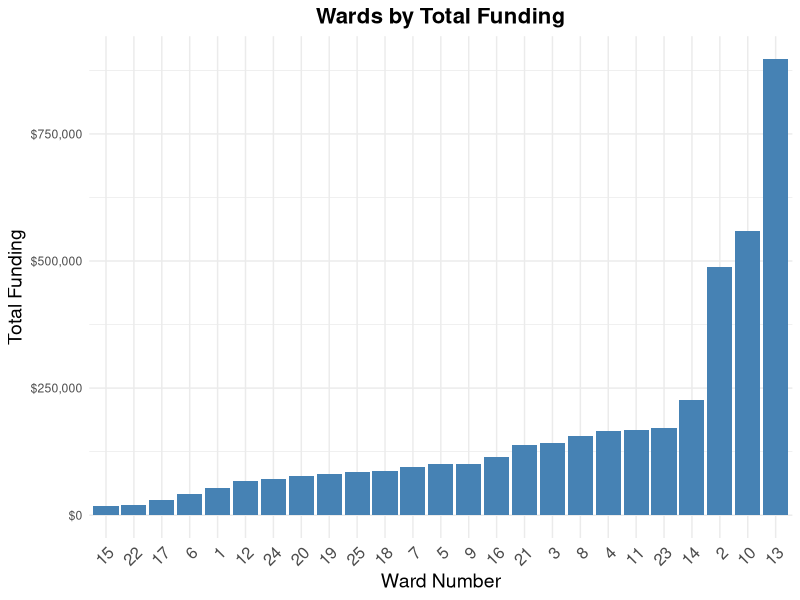
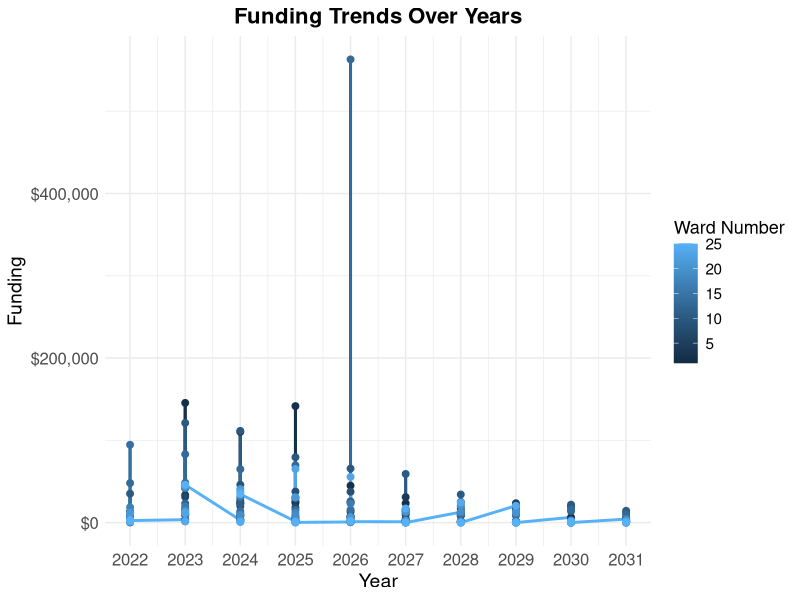
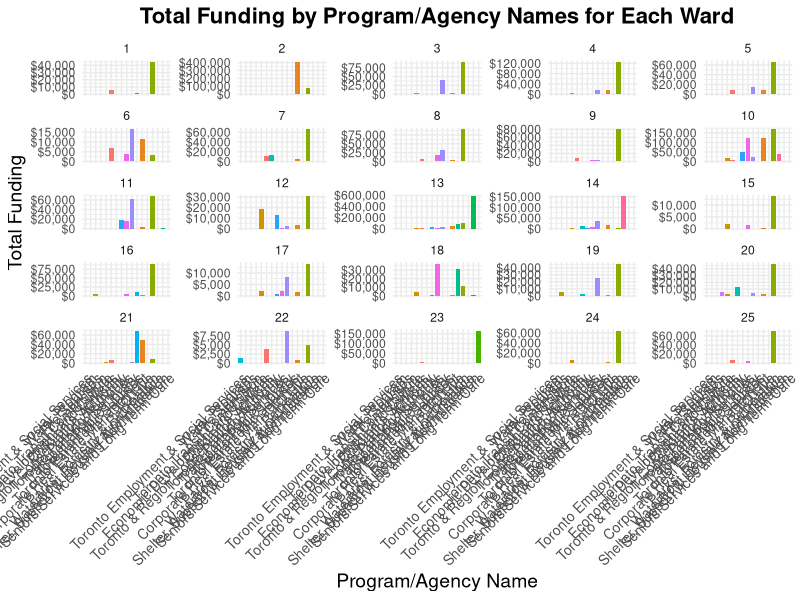

These figures' R source, in order:
#### Preamble ####
# Purpose: Explores data in an attempt to understand it more
# Author: Maria Mangru
# Date: September 2024
# Contact: maria.mangru@mail.utoronto.ca
# License: MIT

#### Workspace setup ####
library(dplyr)
library(tidyverse)
library(readr)
library(knitr)
library(kableExtra)
library(scales)

### Data handling ###
# Import cleaned data 
budget_data_clean <- read_csv("data/analysis_data/2022-2031-budget_data.csv")

# Identify year columns
year_cols <- as.character(2022:2031)


# Reshape data to long format
budget_data_long <- budget_data_clean |>
  pivot_longer(
    cols = all_of(year_cols),
    names_to = "Year",
    values_to = "Funding"
  )


### Summing funding values ### 

# Total overall funding per ward number 
total_funding_ward <- budget_data_clean |>
  group_by(`Ward Number`) |>
  summarise(
    Total_Funding = sum(across(all_of(year_cols)), na.rm = TRUE)
  ) |>
  arrange(desc(Total_Funding))


# Funding for each year per ward number 
funding_yearly_ward <- budget_data_long |>
  group_by(`Ward Number`, Year) |>
  summarise(Funding = sum(Funding, na.rm = TRUE)) |>
  arrange(`Ward Number`, Year)


# Total funding per program/agency per ward number 
total_funding_program_ward <- budget_data_clean |>
  group_by(`Ward Number`, `Program/Agency Name`) |>
  summarise(Total_Funding = sum(across(all_of(year_cols)), na.rm = TRUE)) |>
  arrange(`Ward Number`, desc(Total_Funding))


# Yearly funding per program/agency per ward number - maybe remove later
funding_yearly_program_ward <- budget_data_long |>
  group_by(`Ward Number`, `Program/Agency Name`, Year) |>
  summarise(
    Funding = sum(Funding, na.rm = TRUE)
  ) |>
  arrange(`Ward Number`, `Program/Agency Name`, Year)


### Tables and Visualizations ###

## Tables ## 

# Total Overall Funding per Ward Number
total_funding_ward_table <- total_funding_ward |>
  arrange(desc(Total_Funding)) |>
  mutate(`Total Funding` = dollar(Total_Funding)) |>
  select(`Ward Number`, `Total Funding`)

total_funding_ward_table |>
  kable(
    col.names = c("Ward Number", "Total Funding"),
    format = "html",
    caption = "Total Overall Funding per Ward Number"
  ) |>
  kable_styling(full_width = FALSE, position = "center") |>
  column_spec(2, bold = TRUE, color = "white", background = "darkblue")


# Yearly Funding per Ward Number

funding_yearly_ward_table <- funding_yearly_ward |>
  pivot_wider(names_from = Year, values_from = Funding, values_fill = 0) %>%
  mutate_at(vars(all_of(year_cols)), ~ dollar(.)) |>
  arrange(`Ward Number`)

funding_yearly_ward_table|>
  kable(
    col.names = c("Ward Number", year_cols),
    format = "html",
    caption = "Yearly Funding for Wards"
  )|>
  kable_styling(full_width = TRUE, position = "center") |>
  scroll_box(width = "100%", height = "300px")

# Total Funding per Program/Agency Name for Each Ward Number
total_funding_program_ward_table <- total_funding_program_ward |>
  mutate(`Total Funding` = dollar(Total_Funding)) |>
  arrange(`Ward Number`, desc(Total_Funding)) |>
  select(`Ward Number`, `Program/Agency Name`, `Total Funding`)

total_funding_program_ward_table |>
  kable(
    col.names = c("Ward Number", "Program/Agency Name", "Total Funding"),
    caption = "Total Funding per Program/Agency Name for Each Ward Number"
  ) |>
  kable_styling(full_width = FALSE, position = "center") |>
  column_spec(3, bold = TRUE, color = "white", background = "darkgreen")

# Yearly Funding per Program/Agency Name
funding_yearly_program_ward_table <- funding_yearly_program_ward |>
  pivot_wider(names_from = Year, values_from = Funding, values_fill = 0) |>
  mutate_at(vars(all_of(year_cols)), ~ dollar(.)) |>
  arrange(`Ward Number`, `Program/Agency Name`)

funding_yearly_program_ward_table |>
  kable(
    col.names = c("Ward Number", "Program/Agency Name", year_cols),
    caption = "Yearly Funding per Program/Agency Name"
  ) |>
  kable_styling(full_width = TRUE, position = "center") |>
  scroll_box(width = "100%", height = "300px")

### Graphs ###

# Wards by Total Funding
ggplot(total_funding_ward, aes(x = reorder(`Ward Number`, Total_Funding), y = Total_Funding)) +
  geom_bar(stat = "identity", fill = "steelblue") +
  labs(
    title = "Wards by Total Funding",
    x = "Ward Number",
    y = "Total Funding"
  ) +
  scale_y_continuous(labels = dollar_format()) +
  theme_minimal() +
  theme(
    plot.title = element_text(size = 16, face = "bold", hjust = 0.5),
    axis.text.x = element_text(angle = 45, hjust = 1, size = 12),
    axis.title = element_text(size = 14)
  )

# Funding Trends Over Years - needs lots of fixing :(
ggplot(funding_yearly_ward, aes(x = as.integer(Year), y = Funding, color = `Ward Number`)) +
  geom_line(size = 1) +
  geom_point(size = 2) +
  labs(
    title = "Funding Trends Over Years",
    x = "Year",
    y = "Funding",
    color = "Ward Number"
  ) +
  scale_x_continuous(breaks = 2022:2031) +
  scale_y_continuous(labels = dollar_format()) +
  theme_minimal() +
  theme(
    plot.title = element_text(size = 16, face = "bold", hjust = 0.5),
    axis.text = element_text(size = 12),
    axis.title = element_text(size = 14),
    legend.title = element_text(size = 13),
    legend.text = element_text(size = 11)
  )

# Total Funding by Program/Agency Names for Each Ward Number - NEEDS LOTS OF FIXING!! CANNOT READ
ggplot(total_funding_program_ward, 
       aes(x = reorder(`Program/Agency Name`, Total_Funding), y = Total_Funding, fill = `Program/Agency Name`)) +
  geom_bar(stat = "identity") +
  labs(
    title = "Total Funding by Program/Agency Names for Each Ward",
    x = "Program/Agency Name",
    y = "Total Funding"
  ) +
  scale_y_continuous(labels = dollar_format()) +
  theme_minimal() +
  facet_wrap(~ `Ward Number`, scales = "free_y") +
  theme(
    plot.title = element_text(size = 16, face = "bold", hjust = 0.5),
    axis.text.x = element_text(angle = 45, hjust = 1, size = 10),
    axis.title = element_text(size = 14),
    legend.position = "none"
  )
